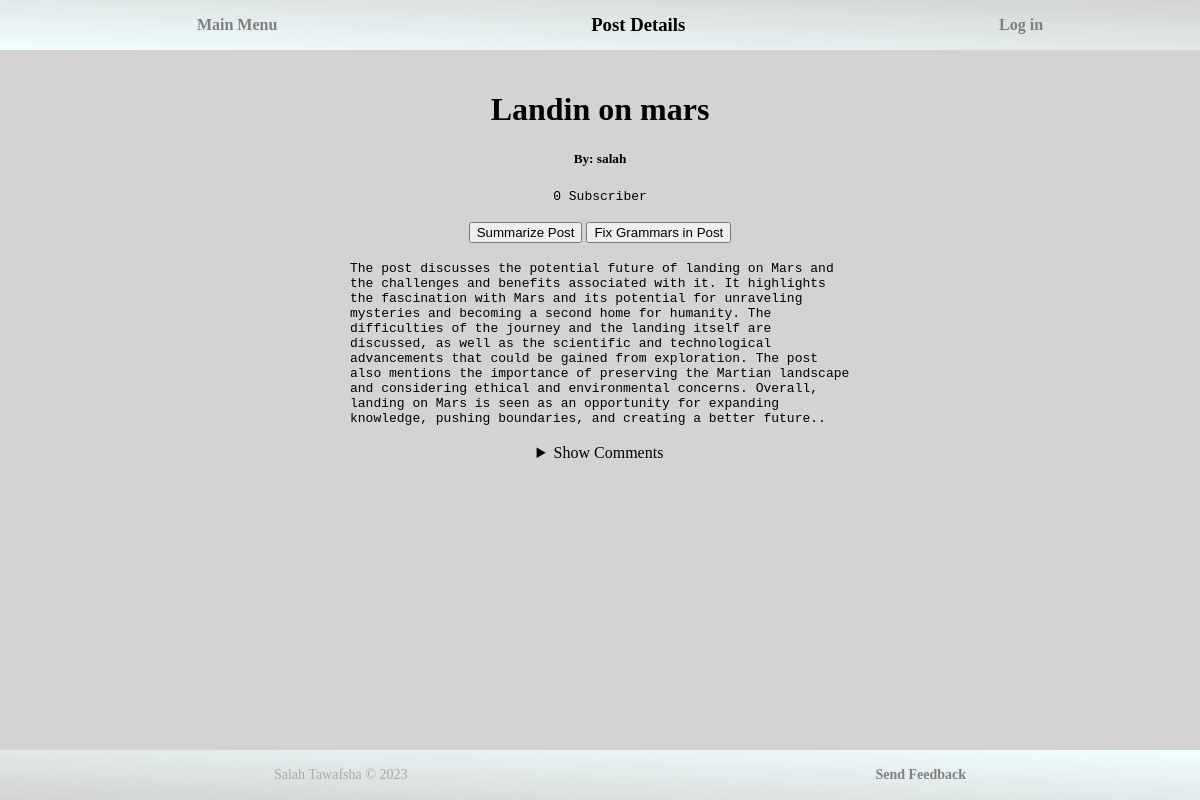
/posts/post-details/landin-on-mars-804785604-591898708/, run on the app's committed database.
### posts/models.py (models this page shows, shortened)
class Post(models.Model):
    STATUS_CHOICES = (
        ("D", "Draft"),
        ("P", "Published"),
    )
    objects = models.Manager()
    published_objects = PublishedPostManager()
    all_objects = DraftManager()
    title = models.CharField("Post Title", max_length=100)
    slug = models.SlugField(unique=True, blank=False, null=False)
    author = models.ForeignKey(User, on_delete=models.CASCADE)
    body = models.TextField("Post body", max_length=5000)
    publish = models.DateTimeField("Data of publish", default=timezone.now)
    created = models.DateTimeField("Data of create", auto_now_add=True)
    updated = models.DateTimeField("Data of last update", auto_now=True)
    status = models.CharField(default="P",
                              max_length=10,
                              choices=STATUS_CHOICES)

### posts/views.py (the view, shortened to what this page needs)
# urls.py: path("post-details/<slug:slug>/", views.post_details, name="post_details"),
def post_details(request, slug):
    try:
        post = get_object_or_404(Post, slug=slug)
        if request.GET.get("summary"):
            post.body = GPT.summarize_post(post.body)
        if request.GET.get("grammar"):
            post.body = GPT.fix_grammar(post.body)
        if request.user.is_authenticated:
            user = request.user
            try:
                notification = CreatePostNotification.objects.get(post=post, user=user)
                notification.delete()
            except CreatePostNotification.DoesNotExist:
                pass
            if post.author != user and not user.usertracking.is_can_read_post():
                return redirect("index")
            if request.GET.get("edit") and post.author == request.user and not post.author.usertracking.is_blocked():
                form = PostForm(initial={"title": post.title, "body": post.body})
                return render(request, "posts/postDetail.html", {"post": post, 'form': form, "edit": True})
            if post.author != user:
                user.usertracking.increment_read_posts(post)
            form = AddCommentForm(initial={"name": user.username, "email": user.email})
            form.fields["name"].widget = forms.HiddenInput()
            form.fields["email"].widget = forms.HiddenInput()
        else:
            form = AddCommentForm()
        context = {"post": post, "form": form}
        if request.user.is_authenticated and request.user != post.author:
            context["current_viewing_number"] = ordinal(request.user.usertracking.day_read_posts_num)
            context[
                "remaining_viewing_number"] = (
                    MAX_ALLOWED_READ_POSTS_IN_DAY - request.user.usertracking.day_read_posts_num)
        return render(request, "posts/postDetail.html", context)
    except OperationalError:
        return render(request, "database_error.html")

### posts/templates/posts/postDetail.html (shortened to what this page needs)
{% extends "posts/base_site.html" %}
{% block header_title %}Post Details{% endblock %}
{% block main %}
    {% if not edit %}
        <h1>{{ post.title }}</h1>
        {% if request.user.is_authenticated and post.author == request.user %}
            <button onclick="location.href='/posts/post-details/{{ post.slug }}?edit=1'">Edit Post</button>
        {% else %}
            <h5>By: {{ post.author }}</h5>
            <pre style="text-align: center">{{ post.author.subscribed_users.count }} Subscriber</pre>
            <br>
        {% endif %}
        <button onclick="location.href='/posts/post-details/{{ post.slug }}?edit=1&summary=1'">Summarize Post</button>
        <button onclick="location.href='/posts/post-details/{{ post.slug }}?edit=1&grammar=1'">Fix Grammars in Post
        </button>
        <br><br>
        <pre id="post_body">{{ post.body }}</pre>
        <br>
        <details {% if expand_comment %}open{% endif %}>
            <summary>Show Comments</summary>
            {% for comment in post.comment_set.all %}
                <br>
            {% endfor %}
        </details>
    {% endif %}
{% endblock %}

### posts/static/posts/style.css (style rules this page uses)
html, body { margin: 0; height: 100%; width: 100%; background-color: lightgrey; }
*, *::before, *::after { box-sizing: border-box; }
body { display: flex; flex-direction: column; }
html { display: table; margin: auto; }
h1 { text-align: center; }
pre { margin: auto; max-width: 500px; overflow-x: auto; white-space: pre-wrap; word-wrap: break-word; text-align: left; }

### data on the page
Post: title "Landin on mars", author "salah", author.subscribed_users.count "0", body "The post discusses the potential future of landing on Mars and the challenges and benefits associated with it. It highlights the fascination with Mars and its potential for unraveling mysteries and becoming a second home for humanity. The difficulties of the journey and the landing itself are discussed, as well as the scientific and technological advancements that could be gained from exploration. The post also mentions the importance of preserving the Martian landscape and considering ethical and environmental concerns. Overall, landing on Mars is seen as an opportunity for expanding knowledge, pushing boundaries, and creating a better future..…"
